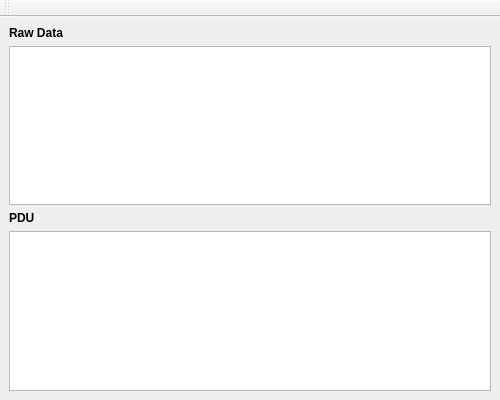
<?xml version="1.0" encoding="UTF-8"?>
<ui version="4.0">
 <class>BusMonitor</class>
 <widget class="QMainWindow" name="BusMonitor">
  <property name="windowModality">
   <enum>Qt::NonModal</enum>
  </property>
  <property name="geometry">
   <rect>
    <x>0</x>
    <y>0</y>
    <width>500</width>
    <height>400</height>
   </rect>
  </property>
  <property name="minimumSize">
   <size>
    <width>500</width>
    <height>400</height>
   </size>
  </property>
  <property name="maximumSize">
   <size>
    <width>720</width>
    <height>720</height>
   </size>
  </property>
  <property name="windowTitle">
   <string>Bus Monitor</string>
  </property>
  <property name="windowIcon">
   <iconset resource="../icons/icons.qrc">
    <normaloff>:/icons/TV-16.png</normaloff>:/icons/TV-16.png</iconset>
  </property>
  <widget class="QWidget" name="centralwidget">
   <layout class="QVBoxLayout" name="verticalLayout">
    <item>
     <layout class="QVBoxLayout" name="verticalLayout_2">
      <item>
       <widget class="QLabel" name="lblRawData">
        <property name="font">
         <font>
          <weight>75</weight>
          <bold>true</bold>
         </font>
        </property>
        <property name="text">
         <string>Raw Data</string>
        </property>
       </widget>
      </item>
      <item>
       <widget class="QListView" name="lstRawData">
        <property name="minimumSize">
         <size>
          <width>0</width>
          <height>0</height>
         </size>
        </property>
        <property name="font">
         <font>
          <pointsize>8</pointsize>
         </font>
        </property>
        <property name="editTriggers">
         <set>QAbstractItemView::NoEditTriggers</set>
        </property>
        <property name="alternatingRowColors">
         <bool>true</bool>
        </property>
        <property name="selectionMode">
         <enum>QAbstractItemView::SingleSelection</enum>
        </property>
        <property name="selectionBehavior">
         <enum>QAbstractItemView::SelectRows</enum>
        </property>
        <property name="selectionRectVisible">
         <bool>false</bool>
        </property>
       </widget>
      </item>
      <item>
       <widget class="QLabel" name="lblPDU">
        <property name="font">
         <font>
          <weight>75</weight>
          <bold>true</bold>
         </font>
        </property>
        <property name="text">
         <string notr="true">PDU</string>
        </property>
       </widget>
      </item>
      <item>
       <widget class="QPlainTextEdit" name="txtPDU">
        <property name="font">
         <font>
          <weight>50</weight>
          <bold>false</bold>
         </font>
        </property>
        <property name="tabChangesFocus">
         <bool>false</bool>
        </property>
        <property name="readOnly">
         <bool>true</bool>
        </property>
        <property name="textInteractionFlags">
         <set>Qt::NoTextInteraction</set>
        </property>
       </widget>
      </item>
     </layout>
    </item>
   </layout>
  </widget>
  <widget class="QToolBar" name="toolBar">
   <property name="windowTitle">
    <string notr="true">toolBar</string>
   </property>
   <attribute name="toolBarArea">
    <enum>TopToolBarArea</enum>
   </attribute>
   <attribute name="toolBarBreak">
    <bool>false</bool>
   </attribute>
  </widget>
  <action name="actionClear">
   <property name="icon">
    <iconset resource="../icons/icons.qrc">
     <normaloff>:/icons/edit-clear-16.png</normaloff>:/icons/edit-clear-16.png</iconset>
   </property>
   <property name="text">
    <string>Clear</string>
   </property>
   <property name="toolTip">
    <string>Clear</string>
   </property>
   <property name="iconVisibleInMenu">
    <bool>true</bool>
   </property>
  </action>
  <action name="actionExit">
   <property name="icon">
    <iconset resource="../icons/icons.qrc">
     <normaloff>:/icons/Close-16.png</normaloff>:/icons/Close-16.png</iconset>
   </property>
   <property name="text">
    <string>Exit</string>
   </property>
   <property name="toolTip">
    <string>Exit</string>
   </property>
  </action>
  <action name="actionSave">
   <property name="icon">
    <iconset resource="../icons/icons.qrc">
     <normaloff>:/icons/save-16.png</normaloff>:/icons/save-16.png</iconset>
   </property>
   <property name="text">
    <string>Save</string>
   </property>
   <property name="toolTip">
    <string>Save</string>
   </property>
  </action>
 </widget>
 <resources>
  <include location="../icons/icons.qrc"/>
 </resources>
 <connections/>
</ui>
